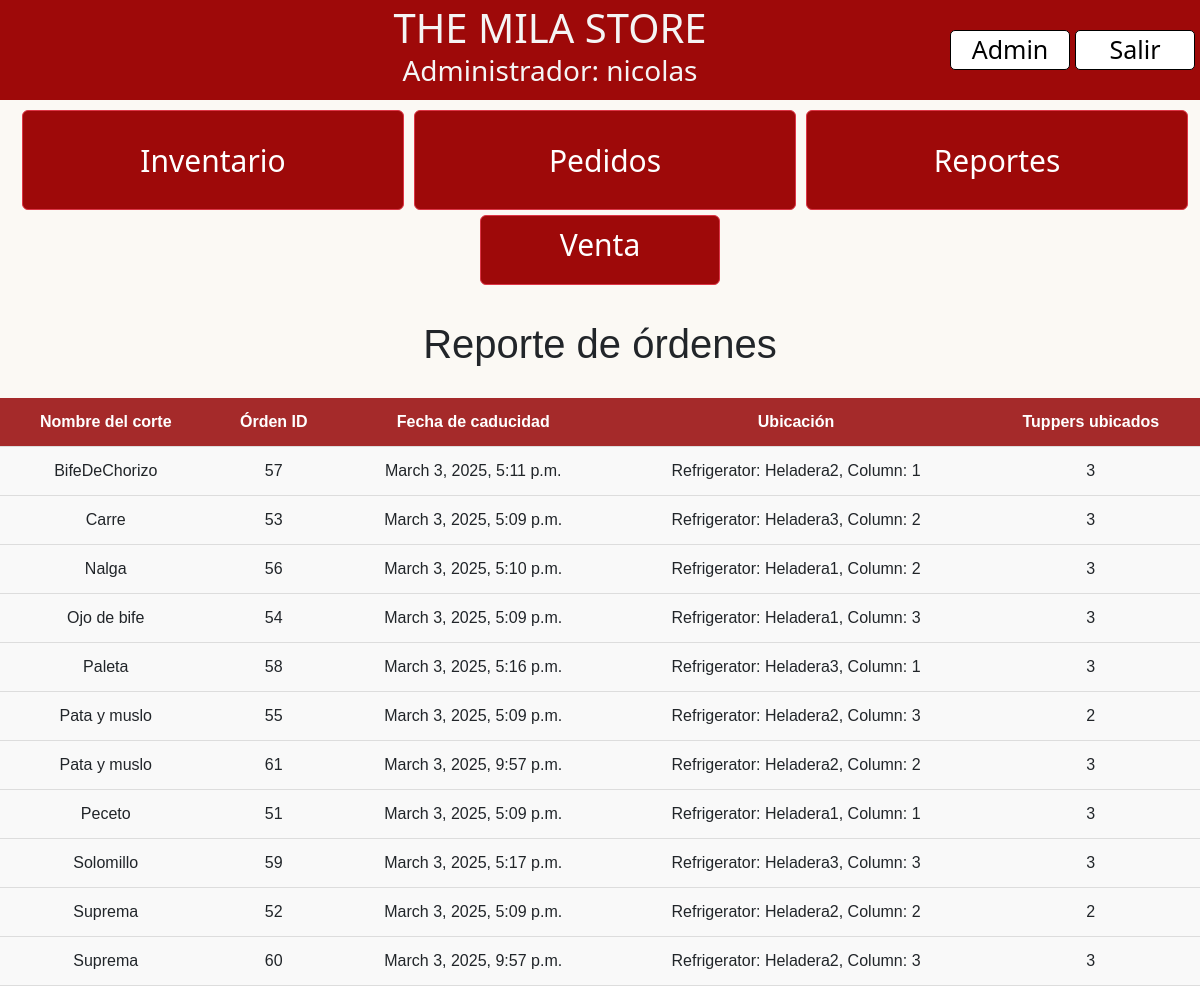
/expiration/ (signed in), run on the app's committed database.
### inventory/models.py (models this page shows, shortened)
class OrderAllocation(models.Model):
    order = models.ForeignKey(Order, related_name='allocations', on_delete=models.CASCADE)
    column = models.ForeignKey(Column, on_delete=models.CASCADE)
    tuppers_allocated = models.IntegerField()

class Order(models.Model):
    cut = models.ForeignKey(Cut, on_delete=models.CASCADE)
    tuppers_requested = models.IntegerField()
    created_at = models.DateTimeField(auto_now_add=True)
    tuppers_remaining = models.IntegerField()
    scheduled_date = models.DateTimeField(blank=True, null=True)
    expiration_date = models.DateTimeField(blank=True, null=True)

class Cut(models.Model):
    name = models.CharField(max_length=100)
    milas_per_tupper = models.IntegerField()
    reorder_threshold = models.IntegerField(default=10)
    reorder_tuppers = models.IntegerField(default=10)
    is_order_pending = models.BooleanField(default=False)
    color = ColorField(default='#FF0000')
    days_until_expiration = models.IntegerField(default=180)

class Column(models.Model):
    refrigerator = models.ForeignKey(Refrigerator, on_delete=models.CASCADE)
    capacity = models.IntegerField(validators=[MinValueValidator(1)])
    def __str__(self):
        try:
            column_ids = list(Column.objects.filter(refrigerator=self.refrigerator).order_by('id').values_list('id', flat=True))
            column_index = column_ids.index(self.id) + 1
            return f"Refrigerator: {self.refrigerator.name}, Column: {column_index}"
        except (ValueError, AttributeError):
            return f"Refrigerator: {self.refrigerator.name}"

class Refrigerator(models.Model):
    name = models.CharField(max_length=100)

### inventory/views.py (the view)
# urls.py: path('expiration/', views.expiration_tracking_view, name='reports'),
def expiration_tracking_view(request):
    allocations = OrderAllocation.objects.select_related('order', 'order__cut', 'column').order_by('order__cut__name', 'order__expiration_date')
    grouped_allocations = defaultdict(list)
    for allocation in allocations:
        grouped_allocations[allocation.order.id].append(allocation)
    context = {
        'grouped_allocations': dict(grouped_allocations),  # Convert to regular dict for easier template access
    }
    return render(request, 'inventory/reports.html', context)

### inventory/templates/inventory/reports.html (shortened to what this page needs)
{% extends 'base.html' %}
{% load static %}
{% block css_files %}
    <link rel="stylesheet" href="{% static 'inventory/reports.css' %}">
{% endblock %}
{% block content %}
    <h1 id="nombre">Reporte de órdenes</h1>
    <table class="reporte-table">
        <thead>
        <tr>
            <th>Nombre del corte</th>
            <th>Órden ID</th>
            <th>Fecha de caducidad</th>
            <th>Ubicación</th>
            <th>Tuppers ubicados</th>
        </tr>
        </thead>
        <tbody>
        {% for order_id, allocations in grouped_allocations.items %}
            {% if allocations %}
                <tr>
                    <td rowspan="{{ allocations|length }}">{{ allocations.0.order.cut.name }}</td>
                    <td rowspan="{{ allocations|length }}">{{ allocations.0.order.id }}</td>
                    <td rowspan="{{ allocations|length }}">{{ allocations.0.order.expiration_date }}</td>
                    <td>{{ allocations.0.column }}</td>
                    <td>{{ allocations.0.tuppers_allocated }}</td>
                </tr>
            {% endif %}
        {% endfor %}
        </tbody>
    </table>
{% endblock %}

### templates/base.html (shortened to what this page needs)
{% load static %}
<!DOCTYPE html>
<html lang="esp">
<head>
    <link href="https://cdn.jsdelivr.net/npm/bootstrap@5.3.3/dist/css/bootstrap.min.css" rel="stylesheet"
>
    <link rel="stylesheet" href="{% static "base.css" %}">
    {% block css_files %}{% endblock %}
</head>
<body>
    <header id="navbar">
        <div id="tit">
            <h1>THE MILA STORE </h1>
            <h3>{% if user.is_staff or user.is_superuser %}Administrador{% else %}Empleado{% endif %}: {{ user.username }}</h3>
        </div>
        {% if user.is_staff or user.is_superuser %}
            <a href="{% url 'admin:index' %}" id="secondary">Admin</a>
        {% endif %}
        <a href="{% url 'logout' %}" id="secondary">Salir</a>
    </header>
    <div class="container-fluid">
        <a href="{% url 'inventory' %}"><button type="button" class="btn btn-danger">Inventario</button></a>
        <a href="{% url 'orders' %}"><button type="button" class="btn btn-danger">Pedidos</button></a>
        <a href="{% url 'reports' %}"><button type="button" class="btn btn-danger">Reportes</button></a>
    </div>
    <div  class="centered-container" >
    <a href="{% url 'sell_milas' %}" id="ventanaventa" class="btn btn-danger venta" >Venta</a>
    </div>
        {% block content %}
    {% endblock %}
</body>
</html>

### static/base.css (style rules this page uses)
html,body { margin: 0; background-color: #fbf9f4; }
header { display: flex; align-items: center; justify-content: space-between; background-color:#9e0909; font-size: 30px; width: 100%; height: 100px; color: whitesmoke; }
.btn-danger { width:100%; height: 100px; font-size:30px; margin:5px; background-color:#9e0909; }
.container-fluid { width:100%; display:flex; flex-direction:row; }
.container-fluid a, button { width:40%; height: 100px; font-size:25px; margin:5px; }
#secondary { text-align: center; width: 10%; background-color: white; color: black; margin-right: 5px; font-size: 25px; border: 1px solid black; text-decoration: none; border-radius: 5px; transition: background-color 0.3s, color 0.3s; }
#tit { padding-left:150px; margin:auto; text-align: center; }
h1 { text-align: center; display: inline-block; margin: 0; }
.venta { width: 20%; height: 70px; background-color:#9e0909; margin-left:40%; color:white; font-size:30px; }
.centered-container { display: flex; }

### inventory/static/inventory/reports.css (style rules this page uses)
.reporte-table { width: 100%; border-collapse: collapse; font-family: Arial, sans-serif; margin-top: 20px; }
th, td { padding: 12px; text-align: center; border-bottom: 1px solid #ddd; }
th { background-color: brown; color: white; font-weight: bold; }
table tr { background-color: #f9f9f9; }
#nombre { font-family: Vegur, 'PT Sans', Verdana, sans-serif; display: block; margin: 30px; font-family: 'Helvetica', sans-serif; }

### data on the page
OrderAllocation: order.name "BifeDeChorizo", order "57", order.expiration_date "March 3, 2025, 5:11 p.m.", column.name "Refrigerator: Heladera2, Column: 1", tuppers_allocated "3"
OrderAllocation: order.name "Carre", order "53", order.expiration_date "March 3, 2025, 5:09 p.m.", column.name "Refrigerator: Heladera3, Column: 2", tuppers_allocated "3"
OrderAllocation: order.name "Nalga", order "56", order.expiration_date "March 3, 2025, 5:10 p.m.", column.name "Refrigerator: Heladera1, Column: 2", tuppers_allocated "3"
OrderAllocation: order.name "Ojo de bife", order "54", order.expiration_date "March 3, 2025, 5:09 p.m.", column.name "Refrigerator: Heladera1, Column: 3", tuppers_allocated "3"
OrderAllocation: order.name "Paleta", order "58", order.expiration_date "March 3, 2025, 5:16 p.m.", column.name "Refrigerator: Heladera3, Column: 1", tuppers_allocated "3"
OrderAllocation: order.name "Pata y muslo", order "55", order.expiration_date "March 3, 2025, 5:09 p.m.", column.name "Refrigerator: Heladera2, Column: 3", tuppers_allocated "2"
OrderAllocation: order.name "Pata y muslo", order "61", order.expiration_date "March 3, 2025, 9:57 p.m.", column.name "Refrigerator: Heladera2, Column: 2", tuppers_allocated "3"
OrderAllocation: order.name "Peceto", order "51", order.expiration_date "March 3, 2025, 5:09 p.m.", column.name "Refrigerator: Heladera1, Column: 1", tuppers_allocated "3"
OrderAllocation: order.name "Solomillo", order "59", order.expiration_date "March 3, 2025, 5:17 p.m.", column.name "Refrigerator: Heladera3, Column: 3", tuppers_allocated "3"
OrderAllocation: order.name "Suprema", order "52", order.expiration_date "March 3, 2025, 5:09 p.m.", column.name "Refrigerator: Heladera2, Column: 2", tuppers_allocated "2"
OrderAllocation: order.name "Suprema", order "60", order.expiration_date "March 3, 2025, 9:57 p.m.", column.name "Refrigerator: Heladera2, Column: 3", tuppers_allocated "3"

### other printed values
{{ user.username }} "nicolas"
